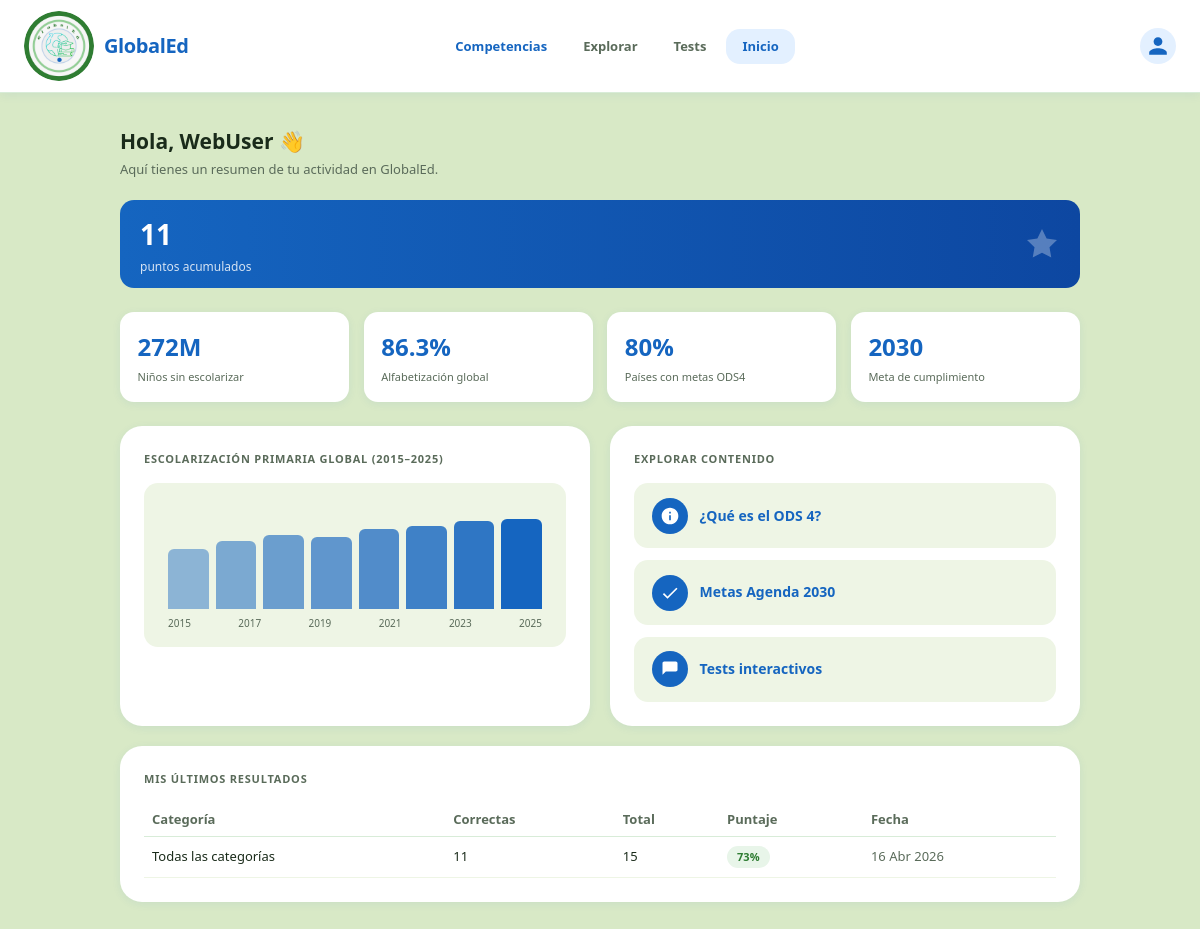
Screenshot of /dashboard/ (signed in) with the database file from the repository.
### core/models.py (models this page shows, shortened)
class ResultadoTest(models.Model):
    user      = models.ForeignKey(User, on_delete=models.CASCADE, related_name='resultados')
    categoria = models.CharField(max_length=120)
    correctas = models.IntegerField(default=0)
    total     = models.IntegerField(default=0)
    fecha     = models.DateTimeField(auto_now_add=True)
    class Meta:
        ordering = ['-fecha']
    def porcentaje(self):
        return round((self.correctas / self.total) * 100) if self.total else 0

### core/views.py (the view)
# urls.py: path('dashboard/',         views.dashboard,         name='dashboard'),
@login_required
def dashboard(request):
    resultados = ResultadoTest.objects.filter(user=request.user)[:5]
    puntaje    = request.user.perfil.puntaje_total
    return render(request, 'core/dashboard.html', {
        'resultados': resultados,
        'puntaje': puntaje,
    })

### core/templates/core/dashboard.html (shortened to what this page needs)
{% extends "core/base.html" %}
{% block extra_style %}
{% load static %}
{% endblock %}
{% block navbar %}
<nav class="navbar">
  <div class="logo">
    <img src="{% static 'images/logo.jpeg' %}" alt="GlobalEd icon" style="width: 100%; height: 100%; object-fit: cover; border-radius: 50%;">
    GlobalEd
  </div>
  <div class="nav-links">
    <a href="{% url 'competencias:lista' %}" class="nav-link btn-competencias" style="color: var(--blue); font-size: 20px;">Competencias</a>
    <a href="{% url 'explorar' %}" class="nav-link" style="font-size: 20px;">Explorar</a>
    <a href="{% url 'tests' %}"    class="nav-link" style="font-size: 20px;">Tests</a>
    <a href="{% url 'dashboard' %}" class="nav-link active" style="font-size: 20px;">Inicio</a>
  </div>
  <div class="nav-avatar" tabindex="0">
    <svg viewBox="0 0 24 24"><path d="M12 12c2.7 0 4.8-2.1 4.8-4.8S14.7 2.4 12 2.4 7.2 4.5 7.2 7.2 9.3 12 12 12zm0 2.4c-3.2 0-9.6 1.6-9.6 4.8v2.4h19.2v-2.4c0-3.2-6.4-4.8-9.6-4.8z"/></svg>
  </div>
</nav>
{% endblock %}
{% block content %}
<div class="page-main">
  <div style="display:flex;align-items:center;justify-content:space-between;flex-wrap:wrap;gap:.75rem;margin-bottom:1.25rem;">
    <div>
      <h1 style="font-size:21px;font-weight:700;">Hola, {{ request.user.username }} 👋</h1>
      <p class="text-muted">Aquí tienes un resumen de tu actividad en GlobalEd.</p>
    </div>
  </div>
  <div class="puntaje-hero">
    <div><div class="pn">{{ puntaje }}</div><div class="pl">puntos acumulados</div></div>
    <svg viewBox="0 0 24 24" style="width:36px;height:36px;fill:rgba(255,255,255,.3);"><path d="M12 2l3.09 6.26L22 9.27l-5 4.87 1.18 6.88L12 17.77l-6.18 3.25L7 14.14 2 9.27l6.91-1.01L12 2z"/></svg>
  </div>
  <div class="stat-row">
    <div class="stat-box"><div class="stat-n">272M</div><div class="stat-l">Niños sin escolarizar</div></div>
    <div class="stat-box"><div class="stat-n">86.3%</div><div class="stat-l">Alfabetización global</div></div>
    <div class="stat-box"><div class="stat-n">80%</div><div class="stat-l">Países con metas ODS4</div></div>
    <div class="stat-box"><div class="stat-n">2030</div><div class="stat-l">Meta de cumplimiento</div></div>
  </div>
  <div class="dash-grid">
    <div class="dash-card">
      <div class="section-label">Escolarización primaria global (2015–2025)</div>
      <div style="background:var(--bg-soft);border-radius:var(--radius-md);padding:1rem;">
        <div class="bar-vis">
          <span style="height:55%;opacity:.45;"></span>
          <span style="height:62%;opacity:.52;"></span>
          <span style="height:68%;opacity:.60;"></span>
          <span style="height:66%;opacity:.65;"></span>
          <span style="height:73%;opacity:.72;"></span>
          <span style="height:76%;opacity:.80;"></span>
          <span style="height:80%;opacity:.88;"></span>
          <span style="height:82%;"></span>
        </div>
        <div style="display:flex;justify-content:space-between;font-size:10px;color:var(--text-muted);margin-top:6px;padding:0 .5rem;">
          <span>2015</span><span>2017</span><span>2019</span><span>2021</span><span>2023</span><span>2025</span>
        </div>
      </div>
    </div>
    <div class="dash-card">
      <div class="section-label">Explorar contenido</div>
      <div class="q-links">
        <a href="{% url 'explorar' %}" class="q-link">
          <div class="q-link-icon"><svg viewBox="0 0 24 24"><path d="M12 2C6.48 2 2 6.48 2 12s4.48 10 10 10 10-4.48 10-10S17.52 2 12 2zm1 15h-2v-6h2v6zm0-8h-2V7h2v2z"/></svg></div>
          ¿Qué es el ODS 4?
        </a>
        <a href="{% url 'metas' %}" class="q-link">
          <div class="q-link-icon"><svg viewBox="0 0 24 24"><path d="M9 16.17L4.83 12l-1.42 1.41L9 19 21 7l-1.41-1.41L9 16.17z"/></svg></div>
          Metas Agenda 2030
        </a>
        <a href="{% url 'tests' %}" class="q-link">
          <div class="q-link-icon"><svg viewBox="0 0 24 24"><path d="M19 3H5c-1.1 0-2 .9-2 2v14l4-4h12c1.1 0 2-.9 2-2V5c0-1.1-.9-2-2-2z"/></svg></div>
          Tests interactivos
        </a>
      </div>
    </div>
    <div class="dash-card full">
      <div class="section-label">Mis últimos resultados</div>
      {% if resultados %}
      <table class="results-table">
        <thead><tr><th>Categoría</th><th>Correctas</th><th>Total</th><th>Puntaje</th><th>Fecha</th></tr></thead>
        <tbody>
          {% for r in resultados %}
          <tr>
            <td>{{ r.categoria }}</td>
            <td>{{ r.correctas }}</td>
            <td>{{ r.total }}</td>
            <td><span class="badge-pct {% if r.porcentaje >= 70 %}bg-green{% elif r.porcentaje >= 40 %}bg-amber{% else %}bg-red{% endif %}">{{ r.porcentaje }}%</span></td>
            <td style="color:var(--text-muted);">{{ r.fecha|date:"d M Y" }}</td>
          </tr>
          {% endfor %}
        </tbody>
      </table>
      {% else %}
      <p class="text-muted" style="padding:.75rem 0;">Aún no has completado ningún test.</p>
      <a href="{% url 'tests' %}" class="btn btn-primary" style="max-width:200px;margin-top:.75rem;">Ir a los tests</a>
      {% endif %}
    </div>
  </div>
</div>
{% endblock %}

### core/static/css/responsive.css (style rules this page uses)
html { overflow-x: hidden; }
body { overflow-x: hidden; -webkit-text-size-adjust: 100%; }
img, video, iframe { max-width: 100%; height: auto; }
:root { --fs-xs: 0.72rem; --fs-sm: 0.8125rem; --fs-base: 0.9375rem; --fs-md: 1rem; --fs-lg: 1.125rem; --fs-xl: 1.25rem; --fs-2xl: 1.375rem; --fs-3xl: 1.5rem; }
.navbar { padding: .65rem 1rem; gap: .5rem; }
.nav-link { font-size: var(--fs-sm) !important; padding: 6px 10px; white-space: nowrap; }
.page-main { padding: 1.5rem 1rem; }

### core/templates/core/base.html (style rules this page uses)
:root { --blue: #1565C0; --blue-dark: #0D47A1; --blue-mid: #1976D2; --blue-light: #E3F0FF; --green: #81C784; --green-dark: #4CAF50; --bg: #D8E9C6; --bg-soft: #EEF5E5; --white: #FFFFFF; --text: #1A2B1A; --text-muted: #5A6B5A; --danger: #E53935; --radius-sm: 8px; --radius-md: 14px; --radius-lg: 22px; --shadow: 0 4px 24px rgba(21,101,192,.10); --shadow-sm: 0 2px 10px rgba(21,101,192,.07); }
*, *::before, *::after { box-sizing: border-box; margin: 0; padding: 0; }
body { font-family: 'Segoe UI', system-ui, sans-serif; background: var(--bg); color: var(--text); min-height: 100vh; font-size: 15px; line-height: 1.6; }
a { color: inherit; text-decoration: none; }
.btn-competencias { display: inline-block; transition: transform 0.3s ease, box-shadow 0.3s ease; animation: pulseScale 2.5s infinite; }
.logo { width: 70px; height: 70px; border-radius: 50%; display: flex; align-items: center; gap: 10px; font-size: 20px; font-weight: 700; color: var(--blue); letter-spacing: -.4px; }
.navbar { background: var(--white); border-bottom: 1px solid #D8ECD8; padding: .7rem 1.5rem; display: flex; align-items: center; justify-content: space-between; position: sticky; top: 0; z-index: 100; box-shadow: var(--shadow-sm); }
.nav-links { display: flex; gap: 4px; }
.nav-link { padding: 7px 16px; border-radius: var(--radius-md); font-size: 13px; font-weight: 600; color: var(--text-muted); transition: background .2s, color .2s; }
.nav-link:hover, .nav-link.active { background: var(--blue-light); color: var(--blue); }
.nav-avatar { width: 36px; height: 36px; border-radius: 50%; background: var(--blue-light); display: flex; align-items: center; justify-content: center; cursor: pointer; position: relative; }
.nav-avatar svg { width: 22px; height: 22px; fill: var(--blue); }
.page-main { max-width: 1000px; margin: 0 auto; padding: 2rem 1.25rem; }
.text-muted { color: var(--text-muted); font-size: 13px; }
.section-label { font-size: 11px; font-weight: 700; letter-spacing: .07em; text-transform: uppercase; color: var(--text-muted); margin-bottom: 1rem; }

### rows the page displays
ResultadoTest: categoria "Todas las categorías", correctas "11", total "15", porcentaje "73", fecha "16 Abr 2026"

### other values shown
{{ request.user.username }} "WebUser"
{{ puntaje }} "11"
